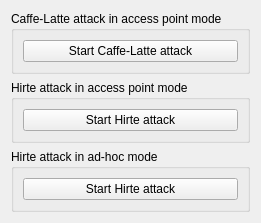
          <widget class="QWidget" name="page">
           <property name="geometry">
            <rect>
             <x>0</x>
             <y>0</y>
             <width>228</width>
             <height>204</height>
            </rect>
           </property>
           <attribute name="label">
            <string>WEP Attack (with clients, in Access Point and Ad-Hoc mode)</string>
           </attribute>
           <layout class="QVBoxLayout">
            <item>
             <widget class="QGroupBox" name="groupBox_3">
              <property name="title">
               <string>Caffe-Latte attack in access point mode</string>
              </property>
              <layout class="QVBoxLayout" name="verticalLayout_11">
               <item>
                <widget class="QPushButton" name="button_wep_start_latte">
                 <property name="text">
                  <string>Start Caffe-Latte attack</string>
                 </property>
                </widget>
               </item>
              </layout>
             </widget>
            </item>
            <item>
             <widget class="QGroupBox" name="verticalGroupBox_8">
              <property name="title">
               <string>Hirte attack in access point mode</string>
              </property>
              <layout class="QVBoxLayout" name="verticalLayout_8">
               <property name="spacing">
                <number>6</number>
               </property>
               <property name="margin">
                <number>9</number>
               </property>
               <item>
                <widget class="QPushButton" name="button_wep_start_hirte_ap">
                 <property name="text">
                  <string>Start Hirte attack</string>
                 </property>
                </widget>
               </item>
              </layout>
             </widget>
            </item>
            <item>
             <widget class="QGroupBox" name="groupBox_4">
              <property name="title">
               <string>Hirte attack in ad-hoc mode</string>
              </property>
              <layout class="QVBoxLayout" name="verticalLayout_12">
               <item>
                <widget class="QPushButton" name="button_wep_start_hirte_adhoc">
                 <property name="text">
                  <string>Start Hirte attack</string>
                 </property>
                </widget>
               </item>
              </layout>
             </widget>
            </item>
            <item>
             <spacer name="spacer23">
              <property name="orientation">
               <enum>Qt::Vertical</enum>
              </property>
              <property name="sizeType">
               <enum>QSizePolicy::Expanding</enum>
              </property>
              <property name="sizeHint" stdset="0">
               <size>
                <width>41</width>
                <height>111</height>
               </size>
              </property>
             </spacer>
            </item>
           </layout>
          </widget>
